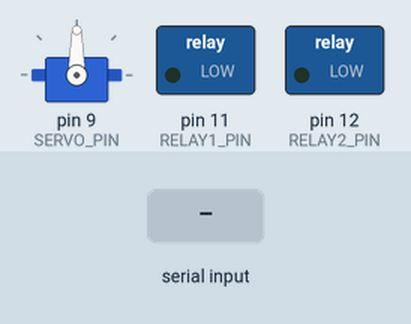
This program was run on a simulated Arduino Mega 2560, built with avr-gcc and run on an emulated ATmega2560. On the bench: servo, switched loads named in the program (green lamp = pin HIGH). The inputs (shaded band) are chosen by the test bench.

Above: at 1.2 s.
1.3 s: "S 1\n" received over Serial
At 1.9 s:
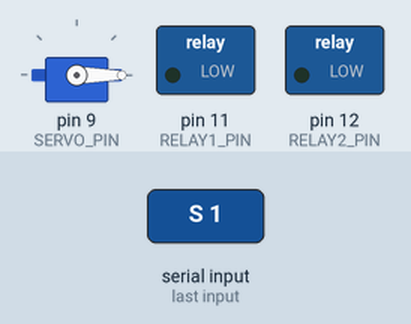
2.8 s: "R1:\n" received over Serial
At 4.0 s:
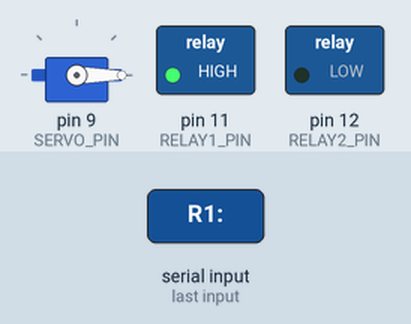
4.3 s: "R2:\n" received over Serial
At 5.4 s:
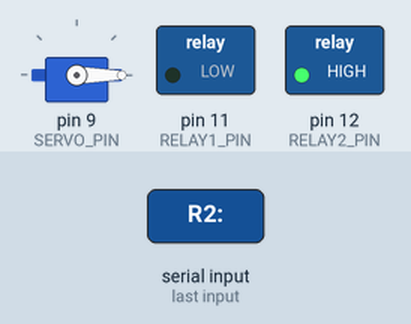
5.8 s: "R1:\n" received over Serial
At 6.5 s:
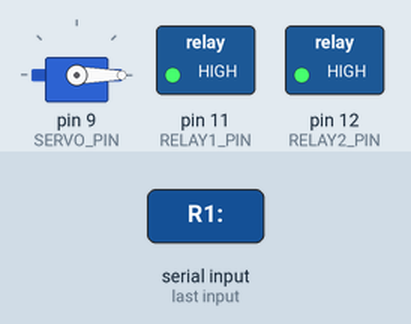
7.3 s: "X 1\n" received over Serial
At 7.7 s:
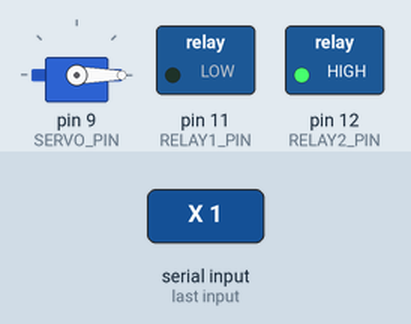
Timing chart, 0 to 9.8 s (numbered marks = the images above; inputs shaded):
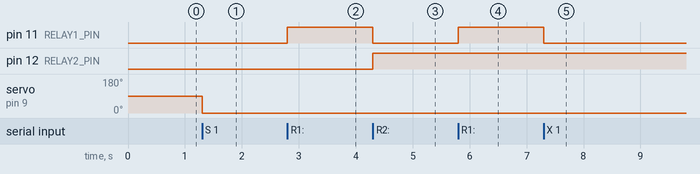

Measured:
- after the input at 1.3 s, servo on pin 9 (SERVO_PIN): 90° → 0° at once
- after the input at 2.8 s, pin 11 (RELAY1_PIN): LOW → HIGH at once
- after the input at 4.3 s, pin 11 (RELAY1_PIN): HIGH → LOW at once; pin 12 (RELAY2_PIN): LOW → HIGH at once
- after the input at 5.8 s, pin 11 (RELAY1_PIN): LOW → HIGH at once
- after the input at 7.3 s, pin 11 (RELAY1_PIN): HIGH → LOW at once

The program:

main.cpp
```cpp
#include <Arduino.h>
#include <Servo.h>
#include <AccelStepper.h>

// Stepper motor pins (DIR and STEP)
#define STEPPER_X_DIR 2
#define STEPPER_X_STEP 3
#define STEPPER_X_ENABLE 4 // Optional: set to 255 if not using

#define STEPPER_Y_DIR 6
#define STEPPER_Y_STEP 7
#define STEPPER_Y_ENABLE 8 // Optional: set to 255 if not using

// Servo and relay pins
#define SERVO_PIN 9
#define RELAY1_PIN 11
#define RELAY2_PIN 12

// Control parameters
const float MAX_SPEED = 2000.0;   // Maximum steps per second
const float ACCELERATION = 400.0; // Steps per second^2
// const float SPEED_FACTOR = 80.0;      // Speed multiplier for position difference

const float DEADZONE = 10; // Ignore position changes smaller than this (steps)

void parseCommand(String cmd);
void moveStepperX(int targetX);
void moveStepperY(int targetY);
void moveServo(int angle);

// AccelStepper instances (interface type 1 = DRIVER with STEP and DIR pins)
AccelStepper stepperX(AccelStepper::DRIVER, STEPPER_X_STEP, STEPPER_X_DIR);
AccelStepper stepperY(AccelStepper::DRIVER, STEPPER_Y_STEP, STEPPER_Y_DIR);
Servo servo;

int currentX = 0, currentY = 0;
uint8_t last_strobe_state = 0;

void setup()
{
    Serial.begin(115200);

    // Initialize steppers with AccelStepper
    stepperX.setMaxSpeed(MAX_SPEED);
    stepperX.setAcceleration(ACCELERATION);
    stepperX.setCurrentPosition(0);

    stepperY.setMaxSpeed(MAX_SPEED);
    stepperY.setAcceleration(ACCELERATION);
    stepperY.setCurrentPosition(0);

    // Initialize enable pins
    if (STEPPER_X_ENABLE != 255)
    {
        pinMode(STEPPER_X_ENABLE, OUTPUT);
        digitalWrite(STEPPER_X_ENABLE, LOW); // Enable motor (active LOW for most drivers)
    }
    if (STEPPER_Y_ENABLE != 255)
    {
        pinMode(STEPPER_Y_ENABLE, OUTPUT);
        digitalWrite(STEPPER_Y_ENABLE, LOW); // Enable motor (active LOW for most drivers)
    }

    // Initialize servo
    servo.attach(SERVO_PIN);

    // Initialize relays
    pinMode(RELAY1_PIN, OUTPUT);
    pinMode(RELAY2_PIN, OUTPUT);
    digitalWrite(RELAY1_PIN, LOW);
    digitalWrite(RELAY2_PIN, LOW);

    // Serial.println("Ready");
}

void loop()
{
    // Speed-based movement - continuously run at set speed
    stepperX.runSpeed();
    stepperY.runSpeed();

    if (Serial.available())
    {
        String command = Serial.readStringUntil('\n');
        command.trim(); // Remove whitespace/newlines

        // Speed-based command format: "X100 Y200 S255 R1:1 R2:0" where X/Y are speeds in steps/sec
        parseCommand(command);
    }
}

void parseCommand(String cmd)
{
    int speedX = 0, speedY = 0, servo_val = -1, relay1 = -1, relay2 = -1;

    // Parse format: "X100 Y200 S255 R1:1 R2:0" where X/Y are speed values
    int xIdx = cmd.indexOf("X");
    int yIdx = cmd.indexOf("Y");
    int sIdx = cmd.indexOf("S");
    int r1Idx = cmd.indexOf("R1:");
    int r2Idx = cmd.indexOf("R2:");

    if (xIdx != -1)
    {
        int endIdx = cmd.indexOf(' ', xIdx);
        if (endIdx == -1)
            endIdx = cmd.length();
        speedX = cmd.substring(xIdx + 1, endIdx).toInt();
    }

    if (yIdx != -1)
    {
        int endIdx = cmd.indexOf(' ', yIdx);
        if (endIdx == -1)
            endIdx = cmd.length();
        speedY = cmd.substring(yIdx + 1, endIdx).toInt();
    }

    if (sIdx != -1)
    {
        int endIdx = cmd.indexOf(' ', sIdx);
        if (endIdx == -1)
            endIdx = cmd.length();
        servo_val = cmd.substring(sIdx + 1, endIdx).toInt();
    }

    if (r1Idx != -1)
    {
        relay1 = cmd.substring(r1Idx + 3, r1Idx + 4).toInt();
    }

    if (r2Idx != -1)
    {
        relay2 = cmd.substring(r2Idx + 3, r2Idx + 4).toInt();
    }

    moveStepperX(speedX);
    moveStepperY(speedY);
    if (servo_val != -1)
        moveServo(servo_val);
    if (relay1 == 1)
    {
        digitalWrite(RELAY1_PIN, last_strobe_state < 2 ? HIGH : LOW);
        last_strobe_state++;
        if (last_strobe_state >= 3)
            last_strobe_state = 0;
    }
    else
    {
        digitalWrite(RELAY1_PIN, relay1 ? LOW : HIGH);
    }
    if (relay2 != -1)
    {
        digitalWrite(RELAY2_PIN, relay2 ? LOW : HIGH);
    }

    // Serial.println("Command executed: " + cmd);
    while (Serial.available())
        Serial.read(); // Clear serial buffer
}

void moveStepperX(int speedX)
{
    if (abs(speedX) < DEADZONE)
    {
        stepperX.setSpeed(0);
    }
    else
    {
        // Clamp speed to max
        if (speedX > MAX_SPEED)
            speedX = MAX_SPEED;
        if (speedX < -MAX_SPEED)
            speedX = -MAX_SPEED;
        stepperX.setSpeed(speedX);
    }
}

void moveStepperY(int speedY)
{
    if (abs(speedY) < DEADZONE)
    {
        stepperY.setSpeed(0);
    }
    else
    {
        // Clamp speed to max
        if (speedY > MAX_SPEED)
            speedY = MAX_SPEED;
        if (speedY < -MAX_SPEED)
            speedY = -MAX_SPEED;
        stepperY.setSpeed(speedY);
    }
}

void moveServo(int angle)
{
    angle = constrain(angle, 0, 180);
    servo.write(angle);
}
```
